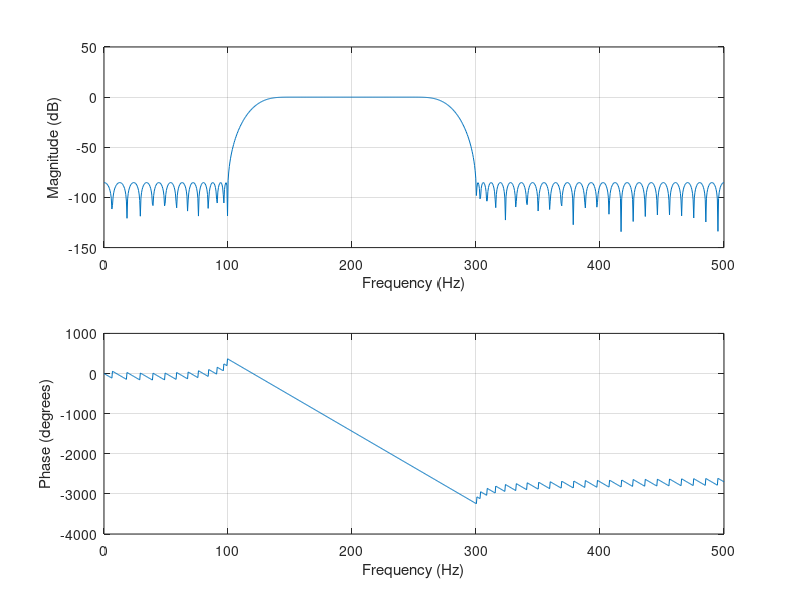

MATLAB code to generate this figure:
f1=100;
f2=300;
time=2;                   % length of time
Ts=1/1000;                % time interval between samples
x=randn(1,time/Ts);              % generate noise signal
freqs=[ 0.0  0.2  0.3  0.5  0.6  1];
amps=[0 0 1 1 0 0];
b=firpm(100,freqs,amps);         % BP filter
ylp=filter(b,1,x);               % do the filtering
% figure(1),plotspec(ylp,Ts)       % plot the output spectrum
figure(1)
freqz(b,1,1024,1/Ts)        % Filter Bode Plot